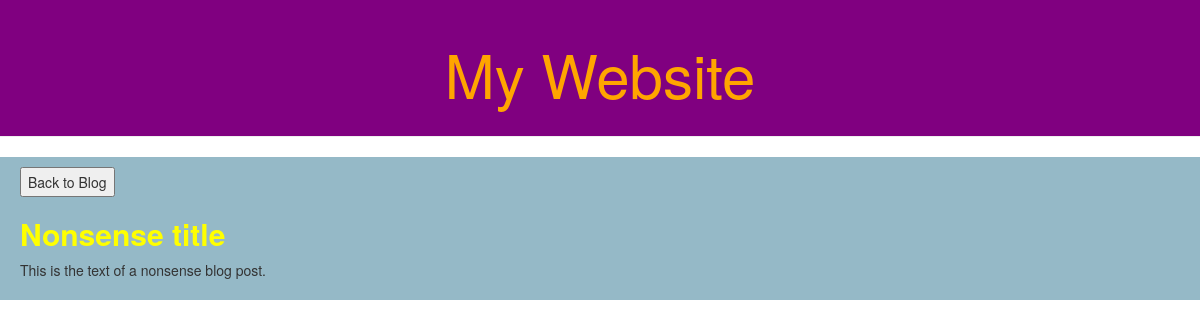
The page /blog/1/ on the database as committed earlier.
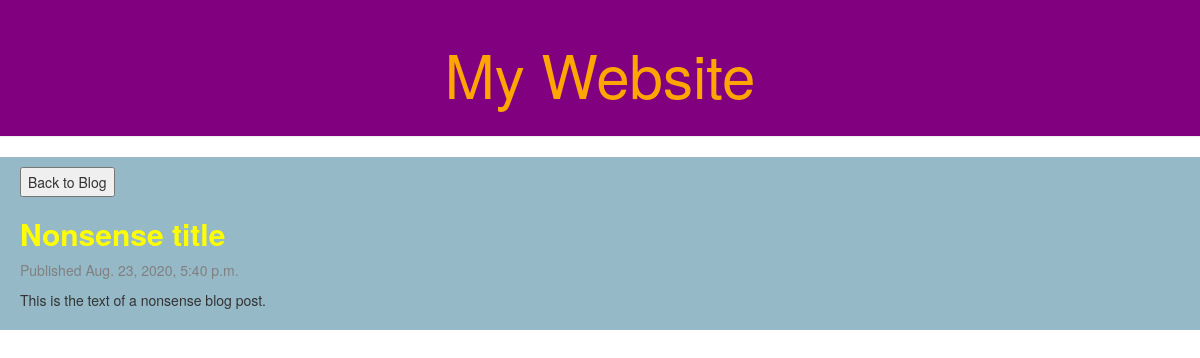
The same page on the database as committed later.
### home/models.py (models this page shows, shortened)
class Post(models.Model):
    author = models.ForeignKey(settings.AUTH_USER_MODEL, on_delete=models.CASCADE)
    title = models.CharField(max_length=200)
    text = models.TextField()
    created_date = models.DateTimeField(default=timezone.now)
    published_date = models.DateTimeField(blank=True, null=True)

### home/views.py (the view)
# urls.py: path('blog/<int:pk>/', views.post_view, name="posts"),
def post_view(request, pk):
    post = get_object_or_404(Post, pk=pk)
    return render(request, 'post.html', {'post': post})

### home/templates/post.html (shortened to what this page needs)
{% extends 'base.html' %}
{% block content %}
<button id="blog-button" onclick="location.href='../../blog'">Back to Blog</button>
<div class="sub-header">
  <h3 class="post">{{ post.title }}</h2>
</div>
{% if post.published_date %}
<div class="published">
  <p>Published {{ post.published_date }}</p>
</div>
{% endif %}
<div class="post-text">
  <p>{{ post.text | linebreaksbr }}</p>
</div>
{% endblock %}

Rows that differ between the two databases and show on the page:
changed Post "Nonsense title": published_date (not shown) → "Aug. 23, 2020, 5:40 p.m."
Other text that changed with them:
text now shown: "Published"
